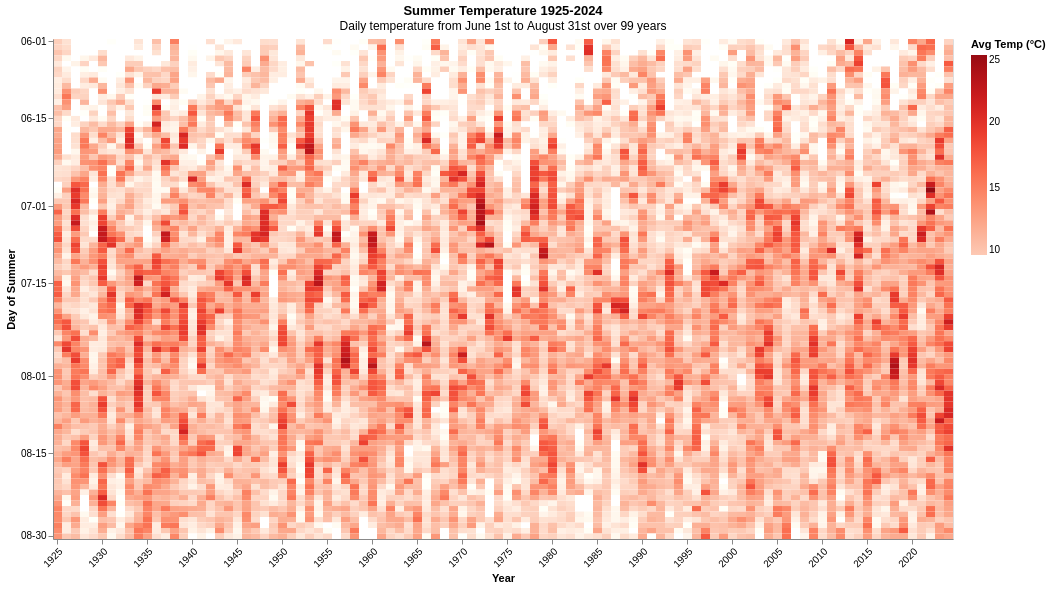

Source (notebook cell):
### Markdown cell above
Using a heatmap to look into the daily temperature over the last 99 years can give an insight 
if the temperature trends have changed. Not onluy can one then look at how the gradient, but also is there are more cyclic trends etc.

### Code cell
#Using Vega Altair to plot the heatmap for the summer temperature
summer_heatmap = alt.Chart(summer_temperature,
    title=alt.Title("Summer Temperature 1925-2024",
    subtitle='Daily temperature from June 1st to August 31st over 99 years')
    ).mark_rect().encode(
    x=alt.X("year:O", title="Year", axis=alt.Axis(labelAngle=-45, 
                                                  values = list(range(1920, 2026, 5)))),
    y=alt.Y("month_day:N", title="Day of Summer", sort=None, axis=alt.Axis(labelAngle=0,
                                                                           values = ['06-01', '06-15', '07-01', '07-15', '08-01', '08-15', '08-30'])),
    color=alt.Color("temperature:Q", scale=alt.Scale(scheme="reds", domain=[10, 25]), title="Avg Temp (°C)"),
    tooltip=["year", "month_day", "temperature"]
).properties(
    width=900,
    height=500,   
)

summer_heatmap.show()

### Figure 1 — Vega-Lite specification as saved in the notebook (floating-point values rounded to 4 significant figures; data arrays with more than 128 entries replaced by an {"elided": "..."} marker saying what was removed)
{"config": {"view": {"continuousWidth": 300, "continuousHeight": 300}}, "data": {"name": "data-19fa350702687c9fd245079c0b6c550f"}, "mark": {"type": "rect"}, "encoding": {"color": {"field": "temperature", "scale": {"domain": [10, 25], "scheme": "reds"}, "title": "Avg Temp (°C)", "type": "quantitative"}, "tooltip": [{"field": "year", "type": "quantitative"}, {"field": "month_day", "type": "nominal"}, {"field": "temperature", "type": "quantitative"}], "x": {"axis": {"labelAngle": -45, "values": [1920, 1925, 1930, 1935, 1940, 1945, 1950, 1955, 1960, 1965, 1970, 1975, 1980, 1985, 1990, 1995, 2000, 2005, 2010, 2015, 2020, 2025]}, "field": "year", "title": "Year", "type": "ordinal"}, "y": {"axis": {"labelAngle": 0, "values": ["06-01", "06-15", "07-01", "07-15", "08-01", "08-15", "08-30"]}, "field": "month_day", "sort": null, "title": "Day of Summer", "type": "nominal"}}, "height": 500, "title": {"text": "Summer Temperature 1925-2024", "subtitle": "Daily temperature from June 1st to August 31st over 99 years"}, "width": 900, "$schema": "https://vega.github.io/schema/vega-lite/v5.20.1.json", "datasets": {"data-19fa350702687c9fd245079c0b6c550f": {"elided": "9100 records"}}}
